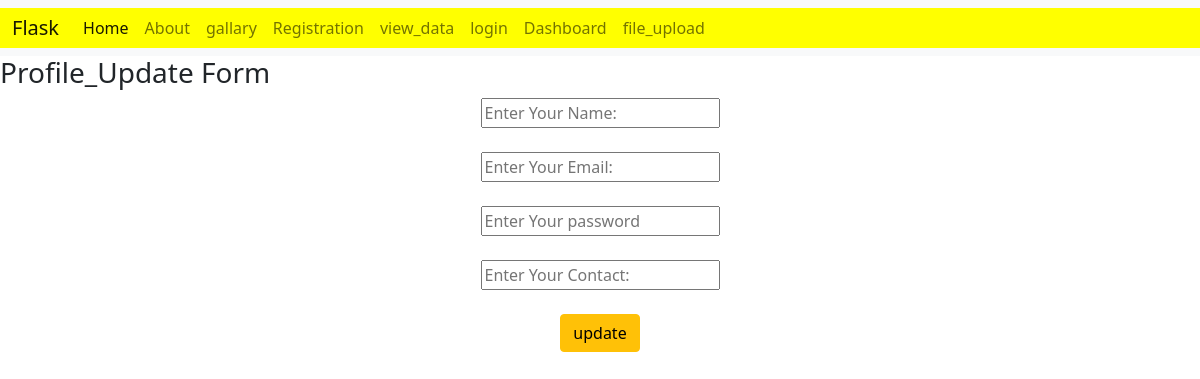
Before: /update/11 with the older database file.
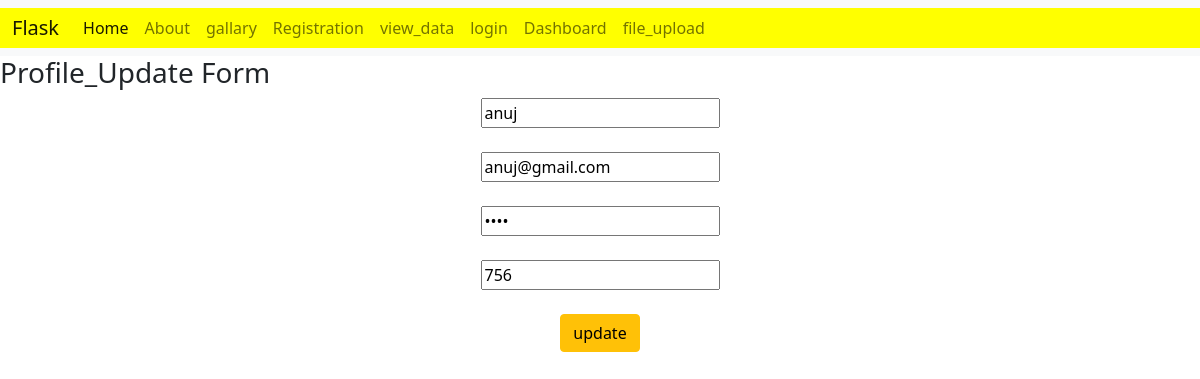
After: the same page with the newer database file.
### tables this page shows
CREATE TABLE register(id INTEGER PRIMARY KEY AUTOINCREMENT, name varchar(10),email varchar(10),password int,contact varchar(10));

### app.py (the view)
@app.route("/update/<int:id>")
def update(id):
    con=sq.connect("flask.db")
    cur=con.cursor()
    cur.execute("select * from register where id=?",[id])
    data=cur.fetchone()
    con.commit()
    return render_template("update.html",data=data)

### templates/update.html (shortened to what this page needs)
<!DOCTYPE html>
<html lang="en">
<head>
<link href="https://cdn.jsdelivr.net/npm/bootstrap@5.0.2/dist/css/bootstrap.min.css" rel="stylesheet">
</head>
<body>
    {% include 'nav.html' %}
    <h3>Profile_Update Form</h3>
    <center>
    <form action="/profilesave" method="POST">
        <input type="text" placeholder="Enter Your Name: " name="name" value="{{data[1]}}">
        <br><br>
        <input type="email" placeholder="Enter Your Email: " name="email" value="{{data[2]}}">
        <br><br>
        <input type="password" placeholder="Enter Your password" name="password" value="{{data[3]}}">
        <br><br>
        <input type="text" placeholder="Enter Your Contact: " name="contact" value="{{data[4]}}">
        <br><br>
        <button class="btn btn-warning">update</button>
    </form>
</center>
</body>
</html>

Changed rows visible on the page:
added register: name "anuj", email "anuj@gmail.com", contact "756"
